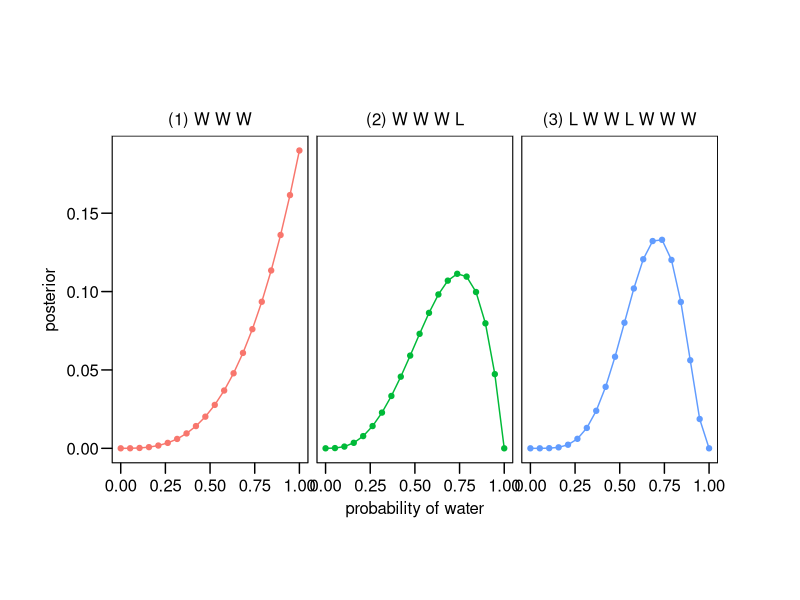
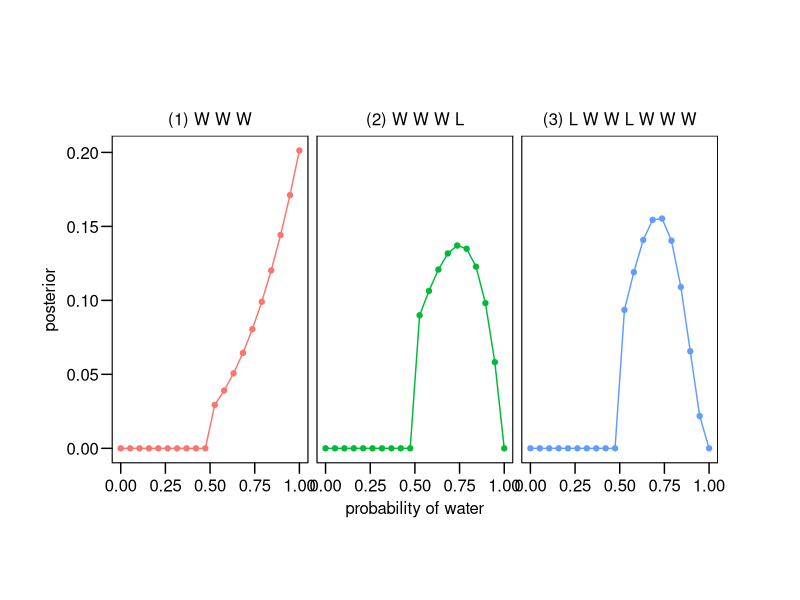

Reproduce these figures in R, in order.
## ---- chunk 1
library(tidyverse)
library(ggthemes)
library(here)
library(knitr)
## ---- chunk 2
n_of_points <- 20

data <- tibble(p_grid = seq(0, 1, length.out = n_of_points),
               prior = 0.5,
               likelihood = dbinom(3, 3, 
                                   prob = p_grid),
               part = "(1) W W W") %>%
  bind_rows(tibble(p_grid = seq(0, 1, length.out = n_of_points),
                   prior = 0.5,
                   likelihood = dbinom(3, 4, 
                                       prob = p_grid),
                   part = "(2) W W W L")) %>%
  bind_rows(tibble(p_grid = seq(0, 1, length.out = n_of_points),
                   prior = 0.5,
                   likelihood = dbinom(5, 7, 
                                       prob = p_grid),
                   part = "(3) L W W L W W W"))

data <- data %>%
  rename(`probability of water` = p_grid) %>%
  mutate(unstd_posterior = likelihood * prior) %>%
  group_by(part) %>%
  mutate(posterior = unstd_posterior / sum(unstd_posterior)) %>%
  ungroup()

ggplot(data, aes(x = `probability of water`, y = posterior, color = part)) +
  geom_point(show.legend = F) +
  geom_line(show.legend = F) +
  facet_wrap(. ~ part) +
  theme_par()
## ---- chunk 3
n_of_points <- 20

data <- tibble(p_grid = seq(0, 1, length.out = n_of_points),
               prior = if_else(p_grid < 0.5, 0, 1),
               likelihood = dbinom(3, 3, 
                                   prob = p_grid),
               part = "(1) W W W") %>%
  bind_rows(tibble(p_grid = seq(0, 1, length.out = n_of_points),
                   prior = if_else(p_grid < 0.5, 0, 1),
                   likelihood = dbinom(3, 4, 
                                       prob = p_grid),
                   part = "(2) W W W L")) %>%
  bind_rows(tibble(p_grid = seq(0, 1, length.out = n_of_points),
                   prior = if_else(p_grid < 0.5, 0, 1),
                   likelihood = dbinom(5, 7, 
                                       prob = p_grid),
                   part = "(3) L W W L W W W"))

data <- data %>%
  rename(`probability of water` = p_grid) %>%
  mutate(unstd_posterior = likelihood * prior) %>%
  group_by(part) %>%
  mutate(posterior = unstd_posterior / sum(unstd_posterior)) %>%
  ungroup()

ggplot(data, aes(x = `probability of water`, y = posterior, color = part)) +
  geom_point(show.legend = F) +
  geom_line(show.legend = F) +
  facet_wrap(. ~ part) +
  theme_par()
## ---- chunk 4
cards <- tibble(card = c("BB", "BW", "WW"),
                ways = c(2, 1, 0),
                prob = round(ways / sum(ways), 3))

kable(cards)
## ---- chunk 5
cards <- tibble(card = c("BB", "BW", "WW", "BB"),
                ways = c(2, 1, 0, 2),
                prob = round(ways / sum(ways), 3)) %>%
  group_by(card) %>%
  summarize(ways = sum(ways),
            prob = sum(prob))

kable(cards)
## ---- chunk 6
cards <- tibble(card = c("BB", "BW", "WW"),
                ways = c(2, 1, 0),
                weight = c(1, 2, 3),
                updated_ways = ways * weight,
                prob = round(updated_ways / sum(updated_ways), 3))

kable(cards)
## ---- chunk 7
cards <- tibble(card = c("BB", "BW", "WW"),
                ways_black = c(2, 1, 0),
                ways_white = c(3, 2, 0),
                updated_ways = ways_black * ways_white,
                prob = round(updated_ways / sum(updated_ways), 3))

kable(cards)
